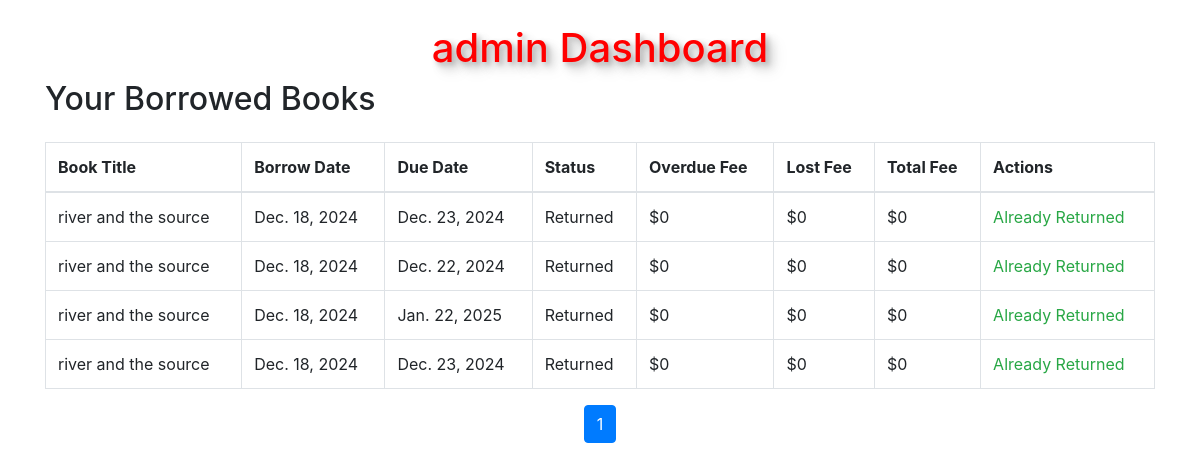
/user-dashboard/ (signed in), run on the app's committed database.
### myapp/models.py (models this page shows, shortened)
class Borrowing(models.Model):
    book = models.ForeignKey(Book, on_delete=models.CASCADE)
    borrower = models.ForeignKey(User, on_delete=models.CASCADE)
    borrow_date = models.DateField(null=True, blank=True)  # Automatically set when the object is created
    borrow_period = models.PositiveIntegerField()  # Number of days
    return_date = models.DateField()  # Calculated return date
    is_returned = models.BooleanField(default=False)
    lost = models.BooleanField(default=False)
    extra_days = models.PositiveIntegerField(default=0)
    fees_paid = models.DecimalField(max_digits=10, decimal_places=2, default=0)
    def calculate_overdue_fees(self):
        if self.is_returned or self.lost:
            return 0
        today = timezone.now().date()
        overdue_days = (today - self.return_date).days
        if overdue_days > 0:
            return overdue_days * 10
        return 0
    def calculate_lost_book_fees(self):
        if self.lost:
            overdue_fees = self.calculate_overdue_fees()
            return self.book.price + overdue_fees
        return 0

class Book(models.Model):
    title = models.CharField(max_length=255)
    author = models.CharField(max_length=255, null=True, blank=True)
    price = models.DecimalField(max_digits=10, decimal_places=2)
    is_available = models.BooleanField(default=True)
    isbn = models.CharField(max_length=13, unique=True, default="0000000000000")  # ISBN is unique
    book_count = models.PositiveIntegerField(default=1)

### myapp/views.py (the view)
# urls.py: path('user-dashboard/', views.user_dashboard, name='user-dashboard'),
@login_required
def user_dashboard(request):
    user = request.user
    borrowed_books = Borrowing.objects.filter(borrower=user)
    borrowed_books_with_fees = []
    for borrowing in borrowed_books:
        overdue_fee = borrowing.calculate_overdue_fees()
        lost_fee = borrowing.calculate_lost_book_fees()
        total_fee = overdue_fee + lost_fee
        borrowed_books_with_fees.append({
            'borrowing': borrowing,
            'overdue_fee': overdue_fee,
            'lost_fee': lost_fee,
            'total_fee': total_fee
        })
    paginator = Paginator(borrowed_books_with_fees, 5)
    page_number = request.GET.get('page')
    page_obj = paginator.get_page(page_number)
    return render(request, "user_dashboard.html", {
        "borrowed_books_with_fees": borrowed_books_with_fees,
        "page_obj": page_obj,
        "search_query": request.GET.get('search', '')
    })

### templates/user_dashboard.html (shortened to what this page needs)
{% load static %}
<!DOCTYPE html>
<html lang="en">
<head>
    <link rel="stylesheet" href="{% static 'assets/css/home.css' %}">
    <link rel="stylesheet" href="https://cdn.jsdelivr.net/npm/bootstrap@4.3.1/dist/css/bootstrap.min.css">
</head>
<body>
<div class="container mt-4">
    <h1 class="text-center">{{ user.username }} Dashboard</h1>
    <h2>Your Borrowed Books</h2>
    {% if borrowed_books_with_fees %}
        <table class="table table-bordered mt-4">
            <thead>
                <tr>
                    <th>Book Title</th>
                    <th>Borrow Date</th>
                    <th>Due Date</th>
                    <th>Status</th>
                    <th>Overdue Fee</th>
                    <th>Lost Fee</th>
                    <th>Total Fee</th>
                    <th>Actions</th>
                </tr>
            </thead>
            <tbody>
                {% for item in page_obj %}
                    <tr>
                        <td>{{ item.borrowing.book.title }}</td>
                        <td>{{ item.borrowing.borrow_date }}</td>
                        <td>{{ item.borrowing.return_date }}</td>
                        <td>
                            {% if item.borrowing.is_returned %}
                                Returned
                            {% else %}
                                Not Returned
                            {% endif %}
                        </td>
                        <td>${{ item.overdue_fee }}</td>
                        <td>${{ item.lost_fee }}</td>
                        <td>${{ item.total_fee }}</td>
                        <td>
                            {% if not item.borrowing.is_returned %}
                                <form method="POST" action="{% url 'clear-return' item.borrowing.id %}">
                                    {% csrf_token %}
                                    <button type="submit" class="btn btn-success">Mark as Returned</button>
                                </form>
                            {% else %}
                                <span class="text-success">Already Returned</span>
                            {% endif %}
                        </td>
                    </tr>
                {% endfor %}
            </tbody>
        </table>
    {% else %}
        <p>You have not borrowed any books yet.</p>
    {% endif %}
</div>
<div class="d-flex justify-content-center">
    <ul class="pagination">
        <li class="page-item active"><span class="page-link">{{ page_obj.number }}</span></li>
    </ul>
</div>
</body>
</html>

### static/assets/css/home.css (style rules this page uses)
body { background-color: aquamarine; }
h1 { color: red; text-align: center; font-size: 4.5rem; text-shadow: 3px 3px 5px rgba(0, 0, 0, 0.2), 6px 6px 10px rgba(0, 0, 0, 0.2), 9px 9px 15px rgba(0, 0, 0, 0.1); animation: rotate3d 7s linear; }

### data on the page
Borrowing: borrowing.book "river and the source", borrowing.borrow_date "Dec. 18, 2024", borrowing.return_date "Dec. 23, 2024", is_returned "Returned", overdue_fee "0", lost_fee "0", total_fee "0"
Borrowing: borrowing.book "river and the source", borrowing.borrow_date "Dec. 18, 2024", borrowing.return_date "Dec. 22, 2024", is_returned "Returned", overdue_fee "0", lost_fee "0", total_fee "0"
Borrowing: borrowing.book "river and the source", borrowing.borrow_date "Dec. 18, 2024", borrowing.return_date "Jan. 22, 2025", is_returned "Returned", overdue_fee "0", lost_fee "0", total_fee "0"
Borrowing: borrowing.book "river and the source", borrowing.borrow_date "Dec. 18, 2024", borrowing.return_date "Dec. 23, 2024", is_returned "Returned", overdue_fee "0", lost_fee "0", total_fee "0"

### other printed values
{{ user.username }} "admin"
{{ page_obj.number }} "1"
